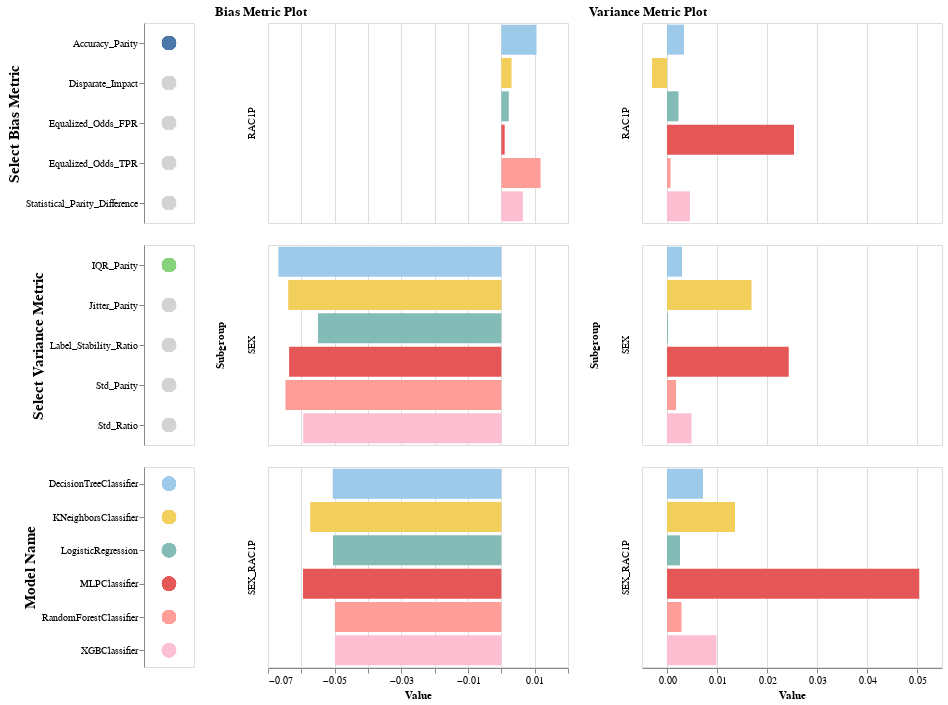

Source (notebook cell):
### Code cell
(
    alt.hconcat(
        alt.vconcat(
            select_bias_metric_legend.properties(height=200, width=50),
            select_variance_metric_legend.properties(height=200, width=50),
            bias_color_legend.properties(height=200, width=50),
        ),
        models_bias_metrics_chart.properties(height=200, width=300, title="Bias Metric Plot"),
        models_variance_metrics_chart.properties(height=200, width=300, title="Variance Metric Plot"),
    )
)

### Figure 1 — Vega-Lite specification as saved in the notebook (floating-point values rounded to 4 significant figures)
{"config": {"view": {"continuousWidth": 400, "continuousHeight": 300}}, "hconcat": [{"vconcat": [{"data": {"name": "data-55be8d70f71587bbd1923b873e79abd4"}, "mark": {"type": "circle", "size": 200}, "encoding": {"color": {"condition": {"field": "Metric", "legend": null, "scale": {"scheme": "tableau20"}, "type": "nominal", "selection": "selector001"}, "value": "lightgray"}, "y": {"axis": {"title": "Select Bias Metric", "titleFontSize": 15}, "field": "Metric", "type": "nominal"}}, "height": 200, "selection": {"selector001": {"type": "single", "fields": ["Metric"], "init": {"Metric": "Accuracy_Parity"}, "empty": "none"}}, "width": 50}, {"data": {"name": "data-e70b4d57c54c010fd8d1707018ed7e36"}, "mark": {"type": "circle", "size": 200}, "encoding": {"color": {"condition": {"field": "Metric", "legend": null, "scale": {"scheme": "tableau20"}, "type": "nominal", "selection": "selector002"}, "value": "lightgray"}, "y": {"axis": {"title": "Select Variance Metric", "titleFontSize": 15}, "field": "Metric", "type": "nominal"}}, "height": 200, "selection": {"selector002": {"type": "single", "fields": ["Metric"], "init": {"Metric": "IQR_Parity"}, "empty": "none"}}, "width": 50}, {"data": {"name": "data-55be8d70f71587bbd1923b873e79abd4"}, "mark": {"type": "circle", "size": 200}, "encoding": {"color": {"field": "Model_Name", "scale": {"scheme": "tableau20"}, "type": "nominal"}, "y": {"axis": {"title": "Model Name", "titleFontSize": 15}, "field": "Model_Name", "type": "nominal"}}, "height": 200, "width": 50}]}, {"data": {"name": "data-55be8d70f71587bbd1923b873e79abd4"}, "mark": "bar", "encoding": {"color": {"field": "Model_Name", "scale": {"scheme": "tableau20"}, "type": "nominal"}, "row": {"field": "Subgroup", "type": "nominal"}, "x": {"field": "Value", "type": "quantitative"}, "y": {"axis": null, "field": "Model_Name", "type": "nominal"}}, "height": 200, "title": "Bias Metric Plot", "transform": [{"filter": {"selection": "selector001"}}], "width": 300}, {"data": {"name": "data-e70b4d57c54c010fd8d1707018ed7e36"}, "mark": "bar", "encoding": {"color": {"field": "Model_Name", "scale": {"scheme": "tableau20"}, "type": "nominal"}, "row": {"field": "Subgroup", "type": "nominal"}, "x": {"field": "Value", "type": "quantitative"}, "y": {"axis": null, "field": "Model_Name", "type": "nominal"}}, "height": 200, "title": "Variance Metric Plot", "transform": [{"filter": {"selection": "selector002"}}], "width": 300}], "$schema": "https://vega.github.io/schema/vega-lite/v4.17.0.json", "datasets": {"data-55be8d70f71587bbd1923b873e79abd4": [{"Metric": "Equalized_Odds_TPR", "Model_Name": "LogisticRegression", "Subgroup": "SEX", "Value": -0.1093}, {"Metric": "Equalized_Odds_FPR", "Model_Name": "LogisticRegression", "Subgroup": "SEX", "Value": 0.005708}, {"Metric": "Disparate_Impact", "Model_Name": "LogisticRegression", "Subgroup": "SEX", "Value": 0.9765}, {"Metric": "Statistical_Parity_Difference", "Model_Name": "LogisticRegression", "Subgroup": "SEX", "Value": -0.02605}, {"Metric": "Accuracy_Parity", "Model_Name": "LogisticRegression", "Subgroup": "SEX", "Value": -0.05502}, {"Metric": "Equalized_Odds_TPR", "Model_Name": "DecisionTreeClassifier", "Subgroup": "SEX", "Value": -0.02696}, {"Metric": "Equalized_Odds_FPR", "Model_Name": "DecisionTreeClassifier", "Subgroup": "SEX", "Value": 0.09195}, {"Metric": "Disparate_Impact", "Model_Name": "DecisionTreeClassifier", "Subgroup": "SEX", "Value": 1.14}, {"Metric": "Statistical_Parity_Difference", "Model_Name": "DecisionTreeClassifier", "Subgroup": "SEX", "Value": 0.148}, {"Metric": "Accuracy_Parity", "Model_Name": "DecisionTreeClassifier", "Subgroup": "SEX", "Value": -0.0669}, {"Metric": "Equalized_Odds_TPR", "Model_Name": "RandomForestClassifier", "Subgroup": "SEX", "Value": -0.02273}, {"Metric": "Equalized_Odds_FPR", "Model_Name": "RandomForestClassifier", "Subgroup": "SEX", "Value": 0.08874}, {"Metric": "Disparate_Impact", "Model_Name": "RandomForestClassifier", "Subgroup": "SEX", "Value": 1.154}, {"Metric": "Statistical_Parity_Difference", "Model_Name": "RandomForestClassifier", "Subgroup": "SEX", "Value": 0.163}, {"Metric": "Accuracy_Parity", "Model_Name": "RandomForestClassifier", "Subgroup": "SEX", "Value": -0.06476}, {"Metric": "Equalized_Odds_TPR", "Model_Name": "XGBClassifier", "Subgroup": "SEX", "Value": -0.059}, {"Metric": "Equalized_Odds_FPR", "Model_Name": "XGBClassifier", "Subgroup": "SEX", "Value": 0.05299}, {"Metric": "Disparate_Impact", "Model_Name": "XGBClassifier", "Subgroup": "SEX", "Value": 1.072}, {"Metric": "Statistical_Parity_Difference", "Model_Name": "XGBClassifier", "Subgroup": "SEX", "Value": 0.07718}, {"Metric": "Accuracy_Parity", "Model_Name": "XGBClassifier", "Subgroup": "SEX", "Value": -0.05944}, {"Metric": "Equalized_Odds_TPR", "Model_Name": "KNeighborsClassifier", "Subgroup": "SEX", "Value": -0.06449}, {"Metric": "Equalized_Odds_FPR", "Model_Name": "KNeighborsClassifier", "Subgroup": "SEX", "Value": 0.05573}, {"Metric": "Disparate_Impact", "Model_Name": "KNeighborsClassifier", "Subgroup": "SEX", "Value": 1.066}, {"Metric": "Statistical_Parity_Difference", "Model_Name": "KNeighborsClassifier", "Subgroup": "SEX", "Value": 0.07303}, {"Metric": "Accuracy_Parity", "Model_Name": "KNeighborsClassifier", "Subgroup": "SEX", "Value": -0.06394}, {"Metric": "Equalized_Odds_TPR", "Model_Name": "MLPClassifier", "Subgroup": "SEX", "Value": -0.08083}, {"Metric": "Equalized_Odds_FPR", "Model_Name": "MLPClassifier", "Subgroup": "SEX", "Value": 0.0471}, {"Metric": "Disparate_Impact", "Model_Name": "MLPClassifier", "Subgroup": "SEX", "Value": 1.039}, {"Metric": "Statistical_Parity_Difference", "Model_Name": "MLPClassifier", "Subgroup": "SEX", "Value": 0.04136}, {"Metric": "Accuracy_Parity", "Model_Name": "MLPClassifier", "Subgroup": "SEX", "Value": -0.06367}, {"Metric": "Equalized_Odds_TPR", "Model_Name": "LogisticRegression", "Subgroup": "RAC1P", "Value": -0.01135}, {"Metric": "Equalized_Odds_FPR", "Model_Name": "LogisticRegression", "Subgroup": "RAC1P", "Value": -0.01551}, {"Metric": "Disparate_Impact", "Model_Name": "LogisticRegression", "Subgroup": "RAC1P", "Value": 1.006}, {"Metric": "Statistical_Parity_Difference", "Model_Name": "LogisticRegression", "Subgroup": "RAC1P", "Value": 0.006519}, {"Metric": "Accuracy_Parity", "Model_Name": "LogisticRegression", "Subgroup": "RAC1P", "Value": 0.002229}, {"Metric": "Equalized_Odds_TPR", "Model_Name": "DecisionTreeClassifier", "Subgroup": "RAC1P", "Value": 0.02906}, {"Metric": "Equalized_Odds_FPR", "Model_Name": "DecisionTreeClassifier", "Subgroup": "RAC1P", "Value": -0.001902}, {"Metric": "Disparate_Impact", "Model_Name": "DecisionTreeClassifier", "Subgroup": "RAC1P", "Value": 1.066}, {"Metric": "Statistical_Parity_Difference", "Model_Name": "DecisionTreeClassifier", "Subgroup": "RAC1P", "Value": 0.07239}, {"Metric": "Accuracy_Parity", "Model_Name": "DecisionTreeClassifier", "Subgroup": "RAC1P", "Value": 0.01055}, {"Metric": "Equalized_Odds_TPR", "Model_Name": "RandomForestClassifier", "Subgroup": "RAC1P", "Value": 0.03}, {"Metric": "Equalized_Odds_FPR", "Model_Name": "RandomForestClassifier", "Subgroup": "RAC1P", "Value": -0.00277}, {"Metric": "Disparate_Impact", "Model_Name": "RandomForestClassifier", "Subgroup": "RAC1P", "Value": 1.058}, {"Metric": "Statistical_Parity_Difference", "Model_Name": "RandomForestClassifier", "Subgroup": "RAC1P", "Value": 0.06433}, {"Metric": "Accuracy_Parity", "Model_Name": "RandomForestClassifier", "Subgroup": "RAC1P", "Value": 0.01177}, {"Metric": "Equalized_Odds_TPR", "Model_Name": "XGBClassifier", "Subgroup": "RAC1P", "Value": -0.001709}, {"Metric": "Equalized_Odds_FPR", "Model_Name": "XGBClassifier", "Subgroup": "RAC1P", "Value": -0.01629}, {"Metric": "Disparate_Impact", "Model_Name": "XGBClassifier", "Subgroup": "RAC1P", "Value": 1.011}, {"Metric": "Statistical_Parity_Difference", "Model_Name": "XGBClassifier", "Subgroup": "RAC1P", "Value": 0.01245}, {"Metric": "Accuracy_Parity", "Model_Name": "XGBClassifier", "Subgroup": "RAC1P", "Value": 0.006466}, {"Metric": "Equalized_Odds_TPR", "Model_Name": "KNeighborsClassifier", "Subgroup": "RAC1P", "Value": 0.02274}, {"Metric": "Equalized_Odds_FPR", "Model_Name": "KNeighborsClassifier", "Subgroup": "RAC1P", "Value": 0.00554}, {"Metric": "Disparate_Impact", "Model_Name": "KNeighborsClassifier", "Subgroup": "RAC1P", "Value": 1.074}, {"Metric": "Statistical_Parity_Difference", "Model_Name": "KNeighborsClassifier", "Subgroup": "RAC1P", "Value": 0.08272}, {"Metric": "Accuracy_Parity", "Model_Name": "KNeighborsClassifier", "Subgroup": "RAC1P", "Value": 0.003064}, {"Metric": "Equalized_Odds_TPR", "Model_Name": "MLPClassifier", "Subgroup": "RAC1P", "Value": -0.01429}, {"Metric": "Equalized_Odds_FPR", "Model_Name": "MLPClassifier", "Subgroup": "RAC1P", "Value": -0.0146}, {"Metric": "Disparate_Impact", "Model_Name": "MLPClassifier", "Subgroup": "RAC1P", "Value": 1.006}, {"Metric": "Statistical_Parity_Difference", "Model_Name": "MLPClassifier", "Subgroup": "RAC1P", "Value": 0.006065}, {"Metric": "Accuracy_Parity", "Model_Name": "MLPClassifier", "Subgroup": "RAC1P", "Value": 0.001007}, {"Metric": "Equalized_Odds_TPR", "Model_Name": "LogisticRegression", "Subgroup": "SEX_RAC1P", "Value": -0.1084}, {"Metric": "Equalized_Odds_FPR", "Model_Name": "LogisticRegression", "Subgroup": "SEX_RAC1P", "Value": -0.00809}, {"Metric": "Disparate_Impact", "Model_Name": "LogisticRegression", "Subgroup": "SEX_RAC1P", "Value": 0.974}, {"Metric": "Statistical_Parity_Difference", "Model_Name": "LogisticRegression", "Subgroup": "SEX_RAC1P", "Value": -0.0285}, {"Metric": "Accuracy_Parity", "Model_Name": "LogisticRegression", "Subgroup": "SEX_RAC1P", "Value": -0.0505}, {"Metric": "Equalized_Odds_TPR", "Model_Name": "DecisionTreeClassifier", "Subgroup": "SEX_RAC1P", "Value": 0.003553}, {"Metric": "Equalized_Odds_FPR", "Model_Name": "DecisionTreeClassifier", "Subgroup": "SEX_RAC1P", "Value": 0.08836}, {"Metric": "Disparate_Impact", "Model_Name": "DecisionTreeClassifier", "Subgroup": "SEX_RAC1P", "Value": 1.175}, {"Metric": "Statistical_Parity_Difference", "Model_Name": "DecisionTreeClassifier", "Subgroup": "SEX_RAC1P", "Value": 0.177}, {"Metric": "Accuracy_Parity", "Model_Name": "DecisionTreeClassifier", "Subgroup": "SEX_RAC1P", "Value": -0.05057}, {"Metric": "Equalized_Odds_TPR", "Model_Name": "RandomForestClassifier", "Subgroup": "SEX_RAC1P", "Value": 0.009494}, {"Metric": "Equalized_Odds_FPR", "Model_Name": "RandomForestClassifier", "Subgroup": "SEX_RAC1P", "Value": 0.08743}, {"Metric": "Disparate_Impact", "Model_Name": "RandomForestClassifier", "Subgroup": "SEX_RAC1P", "Value": 1.192}, {"Metric": "Statistical_Parity_Difference", "Model_Name": "RandomForestClassifier", "Subgroup": "SEX_RAC1P", "Value": 0.1978}, {"Metric": "Accuracy_Parity", "Model_Name": "RandomForestClassifier", "Subgroup": "SEX_RAC1P", "Value": -0.04993}, {"Metric": "Equalized_Odds_TPR", "Model_Name": "XGBClassifier", "Subgroup": "SEX_RAC1P", "Value": -0.05143}, {"Metric": "Equalized_Odds_FPR", "Model_Name": "XGBClassifier", "Subgroup": "SEX_RAC1P", "Value": 0.03853}, {"Metric": "Disparate_Impact", "Model_Name": "XGBClassifier", "Subgroup": "SEX_RAC1P", "Value": 1.071}, {"Metric": "Statistical_Parity_Difference", "Model_Name": "XGBClassifier", "Subgroup": "SEX_RAC1P", "Value": 0.07483}, {"Metric": "Accuracy_Parity", "Model_Name": "XGBClassifier", "Subgroup": "SEX_RAC1P", "Value": -0.04993}, {"Metric": "Equalized_Odds_TPR", "Model_Name": "KNeighborsClassifier", "Subgroup": "SEX_RAC1P", "Value": -0.03498}, {"Metric": "Equalized_Odds_FPR", "Model_Name": "KNeighborsClassifier", "Subgroup": "SEX_RAC1P", "Value": 0.06367}, {"Metric": "Disparate_Impact", "Model_Name": "KNeighborsClassifier", "Subgroup": "SEX_RAC1P", "Value": 1.117}, {"Metric": "Statistical_Parity_Difference", "Model_Name": "KNeighborsClassifier", "Subgroup": "SEX_RAC1P", "Value": 0.1254}, {"Metric": "Accuracy_Parity", "Model_Name": "KNeighborsClassifier", "Subgroup": "SEX_RAC1P", "Value": -0.05735}, {"Metric": "Equalized_Odds_TPR", "Model_Name": "MLPClassifier", "Subgroup": "SEX_RAC1P", "Value": -0.07935}, {"Metric": "Equalized_Odds_FPR", "Model_Name": "MLPClassifier", "Subgroup": "SEX_RAC1P", "Value": 0.03602}, {"Metric": "Disparate_Impact", "Model_Name": "MLPClassifier", "Subgroup": "SEX_RAC1P", "Value": 1.038}, {"Metric": "Statistical_Parity_Difference", "Model_Name": "MLPClassifier", "Subgroup": "SEX_RAC1P", "Value": 0.04058}, {"Metric": "Accuracy_Parity", "Model_Name": "MLPClassifier", "Subgroup": "SEX_RAC1P", "Value": -0.05949}], "data-e70b4d57c54c010fd8d1707018ed7e36": [{"Metric": "Label_Stability_Ratio", "Model_Name": "LogisticRegression", "Subgroup": "SEX", "Value": 0.9984}, {"Metric": "IQR_Parity", "Model_Name": "LogisticRegression", "Subgroup": "SEX", "Value": 0.0002}, {"Metric": "Std_Parity", "Model_Name": "LogisticRegression", "Subgroup": "SEX", "Value": 0.0002}, {"Metric": "Std_Ratio", "Model_Name": "LogisticRegression", "Subgroup": "SEX", "Value": 1.019}, {"Metric": "Jitter_Parity", "Model_Name": "LogisticRegression", "Subgroup": "SEX", "Value": 0.0011}, {"Metric": "Label_Stability_Ratio", "Model_Name": "DecisionTreeClassifier", "Subgroup": "SEX", "Value": 0.9699}, {"Metric": "IQR_Parity", "Model_Name": "DecisionTreeClassifier", "Subgroup": "SEX", "Value": 0.003}, {"Metric": "Std_Parity", "Model_Name": "DecisionTreeClassifier", "Subgroup": "SEX", "Value": 0.0007}, {"Metric": "Std_Ratio", "Model_Name": "DecisionTreeClassifier", "Subgroup": "SEX", "Value": 1.013}, {"Metric": "Jitter_Parity", "Model_Name": "DecisionTreeClassifier", "Subgroup": "SEX", "Value": 0.0171}, {"Metric": "Label_Stability_Ratio", "Model_Name": "RandomForestClassifier", "Subgroup": "SEX", "Value": 0.9815}, {"Metric": "IQR_Parity", "Model_Name": "RandomForestClassifier", "Subgroup": "SEX", "Value": 0.0018}, {"Metric": "Std_Parity", "Model_Name": "RandomForestClassifier", "Subgroup": "SEX", "Value": 0.0014}, {"Metric": "Std_Ratio", "Model_Name": "RandomForestClassifier", "Subgroup": "SEX", "Value": 1.073}, {"Metric": "Jitter_Parity", "Model_Name": "RandomForestClassifier", "Subgroup": "SEX", "Value": 0.0131}, {"Metric": "Label_Stability_Ratio", "Model_Name": "XGBClassifier", "Subgroup": "SEX", "Value": 0.9805}, {"Metric": "IQR_Parity", "Model_Name": "XGBClassifier", "Subgroup": "SEX", "Value": 0.0049}, {"Metric": "Std_Parity", "Model_Name": "XGBClassifier", "Subgroup": "SEX", "Value": 0.0037}, {"Metric": "Std_Ratio", "Model_Name": "XGBClassifier", "Subgroup": "SEX", "Value": 1.153}, {"Metric": "Jitter_Parity", "Model_Name": "XGBClassifier", "Subgroup": "SEX", "Value": 0.013}, {"Metric": "Label_Stability_Ratio", "Model_Name": "KNeighborsClassifier", "Subgroup": "SEX", "Value": 0.9576}, {"Metric": "IQR_Parity", "Model_Name": "KNeighborsClassifier", "Subgroup": "SEX", "Value": 0.0169}, {"Metric": "Std_Parity", "Model_Name": "KNeighborsClassifier", "Subgroup": "SEX", "Value": 0.0121}, {"Metric": "Std_Ratio", "Model_Name": "KNeighborsClassifier", "Subgroup": "SEX", "Value": 1.155}, {"Metric": "Jitter_Parity", "Model_Name": "KNeighborsClassifier", "Subgroup": "SEX", "Value": 0.0267}, {"Metric": "Label_Stability_Ratio", "Model_Name": "MLPClassifier", "Subgroup": "SEX", "Value": 0.951}, {"Metric": "IQR_Parity", "Model_Name": "MLPClassifier", "Subgroup": "SEX", "Value": 0.02435}, {"Metric": "Std_Parity", "Model_Name": "MLPClassifier", "Subgroup": "SEX", "Value": 0.0154}, {"Metric": "Std_Ratio", "Model_Name": "MLPClassifier", "Subgroup": "SEX", "Value": 1.141}, {"Metric": "Jitter_Parity", "Model_Name": "MLPClassifier", "Subgroup": "SEX", "Value": 0.03045}, {"Metric": "Label_Stability_Ratio", "Model_Name": "LogisticRegression", "Subgroup": "RAC1P", "Value": 0.9993}, {"Metric": "IQR_Parity", "Model_Name": "LogisticRegression", "Subgroup": "RAC1P", "Value": 0.0023}, {"Metric": "Std_Parity", "Model_Name": "LogisticRegression", "Subgroup": "RAC1P", "Value": 0.0017}, {"Metric": "Std_Ratio", "Model_Name": "LogisticRegression", "Subgroup": "RAC1P", "Value": 1.167}, {"Metric": "Jitter_Parity", "Model_Name": "LogisticRegression", "Subgroup": "RAC1P", "Value": 0.0006}, {"Metric": "Label_Stability_Ratio", "Model_Name": "DecisionTreeClassifier", "Subgroup": "RAC1P", "Value": 0.9922}, {"Metric": "IQR_Parity", "Model_Name": "DecisionTreeClassifier", "Subgroup": "RAC1P", "Value": 0.0034}, {"Metric": "Std_Parity", "Model_Name": "DecisionTreeClassifier", "Subgroup": "RAC1P", "Value": 0.0042}, {"Metric": "Std_Ratio", "Model_Name": "DecisionTreeClassifier", "Subgroup": "RAC1P", "Value": 1.079}, {"Metric": "Jitter_Parity", "Model_Name": "DecisionTreeClassifier", "Subgroup": "RAC1P", "Value": 0.0047}, {"Metric": "Label_Stability_Ratio", "Model_Name": "RandomForestClassifier", "Subgroup": "RAC1P", "Value": 0.9968}, {"Metric": "IQR_Parity", "Model_Name": "RandomForestClassifier", "Subgroup": "RAC1P", "Value": 0.0007}, {"Metric": "Std_Parity", "Model_Name": "RandomForestClassifier", "Subgroup": "RAC1P", "Value": 0.0004}, {"Metric": "Std_Ratio", "Model_Name": "RandomForestClassifier", "Subgroup": "RAC1P", "Value": 1.02}, {"Metric": "Jitter_Parity", "Model_Name": "RandomForestClassifier", "Subgroup": "RAC1P", "Value": 0.0025}, {"Metric": "Label_Stability_Ratio", "Model_Name": "XGBClassifier", "Subgroup": "RAC1P", "Value": 0.9864}, {"Metric": "IQR_Parity", "Model_Name": "XGBClassifier", "Subgroup": "RAC1P", "Value": 0.0046}, {"Metric": "Std_Parity", "Model_Name": "XGBClassifier", "Subgroup": "RAC1P", "Value": 0.0036}, {"Metric": "Std_Ratio", "Model_Name": "XGBClassifier", "Subgroup": "RAC1P", "Value": 1.145}, {"Metric": "Jitter_Parity", "Model_Name": "XGBClassifier", "Subgroup": "RAC1P", "Value": 0.0099}, {"Metric": "Label_Stability_Ratio", "Model_Name": "KNeighborsClassifier", "Subgroup": "RAC1P", "Value": 0.9975}, {"Metric": "IQR_Parity", "Model_Name": "KNeighborsClassifier", "Subgroup": "RAC1P", "Value": -0.003}, {"Metric": "Std_Parity", "Model_Name": "KNeighborsClassifier", "Subgroup": "RAC1P", "Value": -0.0025}, {"Metric": "Std_Ratio", "Model_Name": "KNeighborsClassifier", "Subgroup": "RAC1P", "Value": 0.9706}, {"Metric": "Jitter_Parity", "Model_Name": "KNeighborsClassifier", "Subgroup": "RAC1P", "Value": 0.0005}, {"Metric": "Label_Stability_Ratio", "Model_Name": "MLPClassifier", "Subgroup": "RAC1P", "Value": 0.9607}, {"Metric": "IQR_Parity", "Model_Name": "MLPClassifier", "Subgroup": "RAC1P", "Value": 0.0254}, {"Metric": "Std_Parity", "Model_Name": "MLPClassifier", "Subgroup": "RAC1P", "Value": 0.02215}, {"Metric": "Std_Ratio", "Model_Name": "MLPClassifier", "Subgroup": "RAC1P", "Value": 1.202}, {"Metric": "Jitter_Parity", "Model_Name": "MLPClassifier", "Subgroup": "RAC1P", "Value": 0.02445}, {"Metric": "Label_Stability_Ratio", "Model_Name": "LogisticRegression", "Subgroup": "SEX_RAC1P", "Value": 0.9982}, {"Metric": "IQR_Parity", "Model_Name": "LogisticRegression", "Subgroup": "SEX_RAC1P", "Value": 0.0026}, {"Metric": "Std_Parity", "Model_Name": "LogisticRegression", "Subgroup": "SEX_RAC1P", "Value": 0.002}, {"Metric": "Std_Ratio", "Model_Name": "LogisticRegression", "Subgroup": "SEX_RAC1P", "Value": 1.194}, {"Metric": "Jitter_Parity", "Model_Name": "LogisticRegression", "Subgroup": "SEX_RAC1P", "Value": 0.0014}, {"Metric": "Label_Stability_Ratio", "Model_Name": "DecisionTreeClassifier", "Subgroup": "SEX_RAC1P", "Value": 0.9589}, {"Metric": "IQR_Parity", "Model_Name": "DecisionTreeClassifier", "Subgroup": "SEX_RAC1P", "Value": 0.0072}, {"Metric": "Std_Parity", "Model_Name": "DecisionTreeClassifier", "Subgroup": "SEX_RAC1P", "Value": 0.0057}, {"Metric": "Std_Ratio", "Model_Name": "DecisionTreeClassifier", "Subgroup": "SEX_RAC1P", "Value": 1.106}, {"Metric": "Jitter_Parity", "Model_Name": "DecisionTreeClassifier", "Subgroup": "SEX_RAC1P", "Value": 0.0238}, {"Metric": "Label_Stability_Ratio", "Model_Name": "RandomForestClassifier", "Subgroup": "SEX_RAC1P", "Value": 0.9776}, {"Metric": "IQR_Parity", "Model_Name": "RandomForestClassifier", "Subgroup": "SEX_RAC1P", "Value": 0.0029}, {"Metric": "Std_Parity", "Model_Name": "RandomForestClassifier", "Subgroup": "SEX_RAC1P", "Value": 0.002}, {"Metric": "Std_Ratio", "Model_Name": "RandomForestClassifier", "Subgroup": "SEX_RAC1P", "Value": 1.103}, {"Metric": "Jitter_Parity", "Model_Name": "RandomForestClassifier", "Subgroup": "SEX_RAC1P", "Value": 0.0161}, {"Metric": "Label_Stability_Ratio", "Model_Name": "XGBClassifier", "Subgroup": "SEX_RAC1P", "Value": 0.9672}, {"Metric": "IQR_Parity", "Model_Name": "XGBClassifier", "Subgroup": "SEX_RAC1P", "Value": 0.0099}, {"Metric": "Std_Parity", "Model_Name": "XGBClassifier", "Subgroup": "SEX_RAC1P", "Value": 0.0075}, {"Metric": "Std_Ratio", "Model_Name": "XGBClassifier", "Subgroup": "SEX_RAC1P", "Value": 1.319}, {"Metric": "Jitter_Parity", "Model_Name": "XGBClassifier", "Subgroup": "SEX_RAC1P", "Value": 0.0228}, {"Metric": "Label_Stability_Ratio", "Model_Name": "KNeighborsClassifier", "Subgroup": "SEX_RAC1P", "Value": 0.9548}, {"Metric": "IQR_Parity", "Model_Name": "KNeighborsClassifier", "Subgroup": "SEX_RAC1P", "Value": 0.0136}, {"Metric": "Std_Parity", "Model_Name": "KNeighborsClassifier", "Subgroup": "SEX_RAC1P", "Value": 0.0094}, {"Metric": "Std_Ratio", "Model_Name": "KNeighborsClassifier", "Subgroup": "SEX_RAC1P", "Value": 1.119}, {"Metric": "Jitter_Parity", "Model_Name": "KNeighborsClassifier", "Subgroup": "SEX_RAC1P", "Value": 0.0268}, {"Metric": "Label_Stability_Ratio", "Model_Name": "MLPClassifier", "Subgroup": "SEX_RAC1P", "Value": 0.914}, {"Metric": "IQR_Parity", "Model_Name": "MLPClassifier", "Subgroup": "SEX_RAC1P", "Value": 0.05045}, {"Metric": "Std_Parity", "Model_Name": "MLPClassifier", "Subgroup": "SEX_RAC1P", "Value": 0.0382}, {"Metric": "Std_Ratio", "Model_Name": "MLPClassifier", "Subgroup": "SEX_RAC1P", "Value": 1.369}, {"Metric": "Jitter_Parity", "Model_Name": "MLPClassifier", "Subgroup": "SEX_RAC1P", "Value": 0.0546}]}}
